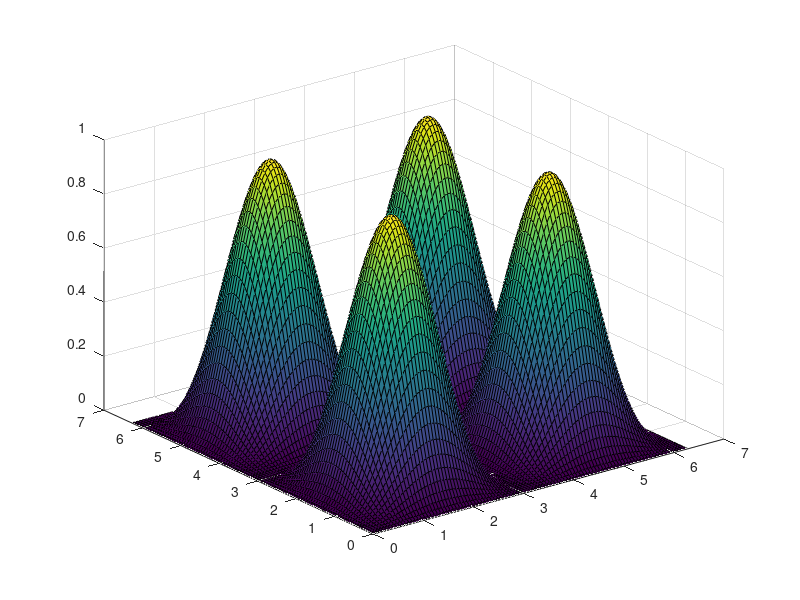

Recreate this plot in MATLAB.
clearvars, clc, close all
x = linspace(0, 2*pi, 100);
y = linspace(0, 2*pi, 100);
[X, Y] = meshgrid(x, y);
Z = sin(X).*sin(Y);
Z = Z.^2;
surf(X, Y, Z)
